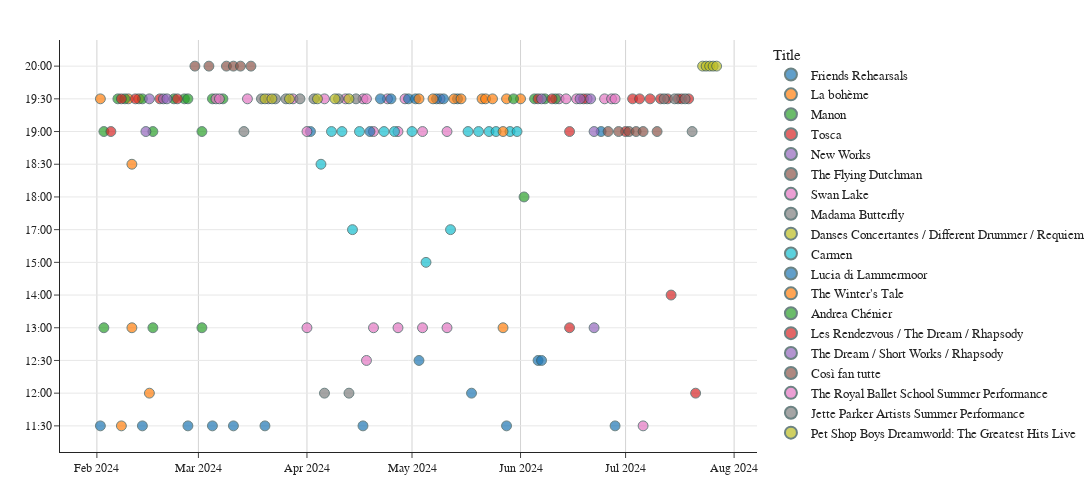

The code cell stored with this chart in its notebook:
### Code cell
import plotly.express as px


def plot_events(events_df, today):
    """
    Plot the timeline of the upcoming events on the Main Stage
    """
    events_df_sub = events_df.query(
        "location == 'Main Stage' & date >= @today.date()"
    ).reset_index(drop=True)
    events_df_sub["Size"] = 1  # set the size of the dots
    fig = px.scatter(
        events_df_sub,
        custom_data=["title", "url"],
        x="date",
        y="time",
        color="title",
        size="Size",
        size_max=7,
        title="Royal Opera House Events",
        template="simple_white",
        hover_name="url",
    )
    # Keep first 5 characters of the y axis marks
    fig.update_yaxes(
        categoryorder="category ascending",
        showgrid=True,
        tickvals=events_df_sub.time.unique(),
        ticktext=[str(x)[:5] for x in events_df_sub.time.unique()],
        title="",
    )
    fig.update_xaxes(
        title="",
        showgrid=True,
        gridwidth=1,
        gridcolor="LightGray",
    )
    fig.update_layout(
        width=1700,
        height=500,
        margin=dict(l=0, r=0, b=0, t=40, pad=0),
    )
    fig.update_traces(
        marker=dict(line=dict(width=1, color="DarkSlateGrey")),
        selector=dict(mode="markers"),
    )
    fig.update_layout(
        hoverlabel=dict(
            font_size=16,
            font_family="Gotham",
            font_color="White",
            bgcolor="#C7102E",
        ),
        legend=dict(
            title="Title",
            title_font=dict(size=15, family="Gotham"),
            font=dict(size=13, family="Gotham"),
        ),
        title=None,
    )
    fig.layout.font.family = "Gotham"
    # Remove Size from the hover data
    fig.update_traces(
        hovertemplate="<br>".join(
            [
                "%{customdata[0]}",
                "%{x}",
                "%{y}",
            ],
        )
        + "<extra></extra>",
    )
    fig.show()

plot_events(events_df, today)
